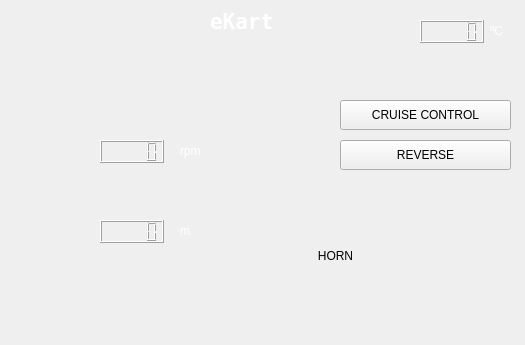
<?xml version="1.0" encoding="UTF-8"?>
<ui version="4.0">
 <class>SecWindow</class>
 <widget class="QDialog" name="SecWindow">
  <property name="geometry">
   <rect>
    <x>0</x>
    <y>0</y>
    <width>525</width>
    <height>345</height>
   </rect>
  </property>
  <property name="palette">
   <palette>
    <active>
     <colorrole role="WindowText">
      <brush brushstyle="SolidPattern">
       <color alpha="255">
        <red>255</red>
        <green>255</green>
        <blue>255</blue>
       </color>
      </brush>
     </colorrole>
    </active>
    <inactive>
     <colorrole role="WindowText">
      <brush brushstyle="SolidPattern">
       <color alpha="255">
        <red>255</red>
        <green>255</green>
        <blue>255</blue>
       </color>
      </brush>
     </colorrole>
    </inactive>
    <disabled>
     <colorrole role="WindowText">
      <brush brushstyle="SolidPattern">
       <color alpha="255">
        <red>143</red>
        <green>146</green>
        <blue>147</blue>
       </color>
      </brush>
     </colorrole>
    </disabled>
   </palette>
  </property>
  <property name="windowTitle">
   <string>eKart</string>
  </property>
  <widget class="QLabel" name="label">
   <property name="geometry">
    <rect>
     <x>210</x>
     <y>10</y>
     <width>71</width>
     <height>22</height>
    </rect>
   </property>
   <property name="palette">
    <palette>
     <active>
      <colorrole role="WindowText">
       <brush brushstyle="SolidPattern">
        <color alpha="255">
         <red>255</red>
         <green>255</green>
         <blue>255</blue>
        </color>
       </brush>
      </colorrole>
      <colorrole role="Button">
       <brush brushstyle="SolidPattern">
        <color alpha="255">
         <red>255</red>
         <green>255</green>
         <blue>255</blue>
        </color>
       </brush>
      </colorrole>
      <colorrole role="Light">
       <brush brushstyle="SolidPattern">
        <color alpha="255">
         <red>255</red>
         <green>255</green>
         <blue>255</blue>
        </color>
       </brush>
      </colorrole>
      <colorrole role="Midlight">
       <brush brushstyle="SolidPattern">
        <color alpha="255">
         <red>255</red>
         <green>255</green>
         <blue>255</blue>
        </color>
       </brush>
      </colorrole>
      <colorrole role="Dark">
       <brush brushstyle="SolidPattern">
        <color alpha="255">
         <red>127</red>
         <green>127</green>
         <blue>127</blue>
        </color>
       </brush>
      </colorrole>
      <colorrole role="Mid">
       <brush brushstyle="SolidPattern">
        <color alpha="255">
         <red>170</red>
         <green>170</green>
         <blue>170</blue>
        </color>
       </brush>
      </colorrole>
      <colorrole role="Text">
       <brush brushstyle="SolidPattern">
        <color alpha="255">
         <red>0</red>
         <green>0</green>
         <blue>0</blue>
        </color>
       </brush>
      </colorrole>
      <colorrole role="BrightText">
       <brush brushstyle="SolidPattern">
        <color alpha="255">
         <red>255</red>
         <green>255</green>
         <blue>255</blue>
        </color>
       </brush>
      </colorrole>
      <colorrole role="ButtonText">
       <brush brushstyle="SolidPattern">
        <color alpha="255">
         <red>0</red>
         <green>0</green>
         <blue>0</blue>
        </color>
       </brush>
      </colorrole>
      <colorrole role="Base">
       <brush brushstyle="SolidPattern">
        <color alpha="255">
         <red>255</red>
         <green>255</green>
         <blue>255</blue>
        </color>
       </brush>
      </colorrole>
      <colorrole role="Window">
       <brush brushstyle="SolidPattern">
        <color alpha="255">
         <red>255</red>
         <green>255</green>
         <blue>255</blue>
        </color>
       </brush>
      </colorrole>
      <colorrole role="Shadow">
       <brush brushstyle="SolidPattern">
        <color alpha="255">
         <red>0</red>
         <green>0</green>
         <blue>0</blue>
        </color>
       </brush>
      </colorrole>
      <colorrole role="AlternateBase">
       <brush brushstyle="SolidPattern">
        <color alpha="255">
         <red>255</red>
         <green>255</green>
         <blue>255</blue>
        </color>
       </brush>
      </colorrole>
      <colorrole role="ToolTipBase">
       <brush brushstyle="SolidPattern">
        <color alpha="255">
         <red>255</red>
         <green>255</green>
         <blue>220</blue>
        </color>
       </brush>
      </colorrole>
      <colorrole role="ToolTipText">
       <brush brushstyle="SolidPattern">
        <color alpha="255">
         <red>0</red>
         <green>0</green>
         <blue>0</blue>
        </color>
       </brush>
      </colorrole>
     </active>
     <inactive>
      <colorrole role="WindowText">
       <brush brushstyle="SolidPattern">
        <color alpha="255">
         <red>255</red>
         <green>255</green>
         <blue>255</blue>
        </color>
       </brush>
      </colorrole>
      <colorrole role="Button">
       <brush brushstyle="SolidPattern">
        <color alpha="255">
         <red>255</red>
         <green>255</green>
         <blue>255</blue>
        </color>
       </brush>
      </colorrole>
      <colorrole role="Light">
       <brush brushstyle="SolidPattern">
        <color alpha="255">
         <red>255</red>
         <green>255</green>
         <blue>255</blue>
        </color>
       </brush>
      </colorrole>
      <colorrole role="Midlight">
       <brush brushstyle="SolidPattern">
        <color alpha="255">
         <red>255</red>
         <green>255</green>
         <blue>255</blue>
        </color>
       </brush>
      </colorrole>
      <colorrole role="Dark">
       <brush brushstyle="SolidPattern">
        <color alpha="255">
         <red>127</red>
         <green>127</green>
         <blue>127</blue>
        </color>
       </brush>
      </colorrole>
      <colorrole role="Mid">
       <brush brushstyle="SolidPattern">
        <color alpha="255">
         <red>170</red>
         <green>170</green>
         <blue>170</blue>
        </color>
       </brush>
      </colorrole>
      <colorrole role="Text">
       <brush brushstyle="SolidPattern">
        <color alpha="255">
         <red>0</red>
         <green>0</green>
         <blue>0</blue>
        </color>
       </brush>
      </colorrole>
      <colorrole role="BrightText">
       <brush brushstyle="SolidPattern">
        <color alpha="255">
         <red>255</red>
         <green>255</green>
         <blue>255</blue>
        </color>
       </brush>
      </colorrole>
      <colorrole role="ButtonText">
       <brush brushstyle="SolidPattern">
        <color alpha="255">
         <red>0</red>
         <green>0</green>
         <blue>0</blue>
        </color>
       </brush>
      </colorrole>
      <colorrole role="Base">
       <brush brushstyle="SolidPattern">
        <color alpha="255">
         <red>255</red>
         <green>255</green>
         <blue>255</blue>
        </color>
       </brush>
      </colorrole>
      <colorrole role="Window">
       <brush brushstyle="SolidPattern">
        <color alpha="255">
         <red>255</red>
         <green>255</green>
         <blue>255</blue>
        </color>
       </brush>
      </colorrole>
      <colorrole role="Shadow">
       <brush brushstyle="SolidPattern">
        <color alpha="255">
         <red>0</red>
         <green>0</green>
         <blue>0</blue>
        </color>
       </brush>
      </colorrole>
      <colorrole role="AlternateBase">
       <brush brushstyle="SolidPattern">
        <color alpha="255">
         <red>255</red>
         <green>255</green>
         <blue>255</blue>
        </color>
       </brush>
      </colorrole>
      <colorrole role="ToolTipBase">
       <brush brushstyle="SolidPattern">
        <color alpha="255">
         <red>255</red>
         <green>255</green>
         <blue>220</blue>
        </color>
       </brush>
      </colorrole>
      <colorrole role="ToolTipText">
       <brush brushstyle="SolidPattern">
        <color alpha="255">
         <red>0</red>
         <green>0</green>
         <blue>0</blue>
        </color>
       </brush>
      </colorrole>
     </inactive>
     <disabled>
      <colorrole role="WindowText">
       <brush brushstyle="SolidPattern">
        <color alpha="255">
         <red>127</red>
         <green>127</green>
         <blue>127</blue>
        </color>
       </brush>
      </colorrole>
      <colorrole role="Button">
       <brush brushstyle="SolidPattern">
        <color alpha="255">
         <red>255</red>
         <green>255</green>
         <blue>255</blue>
        </color>
       </brush>
      </colorrole>
      <colorrole role="Light">
       <brush brushstyle="SolidPattern">
        <color alpha="255">
         <red>255</red>
         <green>255</green>
         <blue>255</blue>
        </color>
       </brush>
      </colorrole>
      <colorrole role="Midlight">
       <brush brushstyle="SolidPattern">
        <color alpha="255">
         <red>255</red>
         <green>255</green>
         <blue>255</blue>
        </color>
       </brush>
      </colorrole>
      <colorrole role="Dark">
       <brush brushstyle="SolidPattern">
        <color alpha="255">
         <red>127</red>
         <green>127</green>
         <blue>127</blue>
        </color>
       </brush>
      </colorrole>
      <colorrole role="Mid">
       <brush brushstyle="SolidPattern">
        <color alpha="255">
         <red>170</red>
         <green>170</green>
         <blue>170</blue>
        </color>
       </brush>
      </colorrole>
      <colorrole role="Text">
       <brush brushstyle="SolidPattern">
        <color alpha="255">
         <red>127</red>
         <green>127</green>
         <blue>127</blue>
        </color>
       </brush>
      </colorrole>
      <colorrole role="BrightText">
       <brush brushstyle="SolidPattern">
        <color alpha="255">
         <red>255</red>
         <green>255</green>
         <blue>255</blue>
        </color>
       </brush>
      </colorrole>
      <colorrole role="ButtonText">
       <brush brushstyle="SolidPattern">
        <color alpha="255">
         <red>127</red>
         <green>127</green>
         <blue>127</blue>
        </color>
       </brush>
      </colorrole>
      <colorrole role="Base">
       <brush brushstyle="SolidPattern">
        <color alpha="255">
         <red>255</red>
         <green>255</green>
         <blue>255</blue>
        </color>
       </brush>
      </colorrole>
      <colorrole role="Window">
       <brush brushstyle="SolidPattern">
        <color alpha="255">
         <red>255</red>
         <green>255</green>
         <blue>255</blue>
        </color>
       </brush>
      </colorrole>
      <colorrole role="Shadow">
       <brush brushstyle="SolidPattern">
        <color alpha="255">
         <red>0</red>
         <green>0</green>
         <blue>0</blue>
        </color>
       </brush>
      </colorrole>
      <colorrole role="AlternateBase">
       <brush brushstyle="SolidPattern">
        <color alpha="255">
         <red>255</red>
         <green>255</green>
         <blue>255</blue>
        </color>
       </brush>
      </colorrole>
      <colorrole role="ToolTipBase">
       <brush brushstyle="SolidPattern">
        <color alpha="255">
         <red>255</red>
         <green>255</green>
         <blue>220</blue>
        </color>
       </brush>
      </colorrole>
      <colorrole role="ToolTipText">
       <brush brushstyle="SolidPattern">
        <color alpha="255">
         <red>0</red>
         <green>0</green>
         <blue>0</blue>
        </color>
       </brush>
      </colorrole>
     </disabled>
    </palette>
   </property>
   <property name="font">
    <font>
     <family>DejaVu Sans Mono</family>
     <pointsize>16</pointsize>
     <weight>75</weight>
     <bold>true</bold>
    </font>
   </property>
   <property name="styleSheet">
    <string notr="true">#label
{
	background-color: transparent;
	background: none;
	border: none;
	background-repeat: none;
}</string>
   </property>
   <property name="text">
    <string>eKart</string>
   </property>
  </widget>
  <widget class="QPushButton" name="left_btt">
   <property name="geometry">
    <rect>
     <x>20</x>
     <y>40</y>
     <width>61</width>
     <height>30</height>
    </rect>
   </property>
   <property name="styleSheet">
    <string notr="true">#left_btt
{
background-color: transparent;
background:none;
border:none;
background-repeat: none;
}</string>
   </property>
   <property name="text">
    <string/>
   </property>
   <property name="icon">
    <iconset resource="images.qrc">
     <normaloff>:/grey-e.png</normaloff>
     <normalon>:/left.png</normalon>
     <disabledon>:/left.png</disabledon>:/grey-e.png</iconset>
   </property>
  </widget>
  <widget class="QPushButton" name="right_btt">
   <property name="geometry">
    <rect>
     <x>90</x>
     <y>40</y>
     <width>61</width>
     <height>30</height>
    </rect>
   </property>
   <property name="styleSheet">
    <string notr="true">#right_btt
{
background-color: transparent;
border-image: url(:right.png);
background:none;
border:none;
background-repeat: none;
}</string>
   </property>
   <property name="text">
    <string/>
   </property>
  </widget>
  <widget class="QPushButton" name="logout_btt">
   <property name="geometry">
    <rect>
     <x>460</x>
     <y>280</y>
     <width>51</width>
     <height>51</height>
    </rect>
   </property>
   <property name="styleSheet">
    <string notr="true">#logout_btt
{
background-color: transparent;
border-image: url(:logout);
background:none;
border:none;
background-repeat: none;
}</string>
   </property>
   <property name="text">
    <string/>
   </property>
   <property name="iconSize">
    <size>
     <width>15</width>
     <height>15</height>
    </size>
   </property>
  </widget>
  <widget class="QPushButton" name="horn_btt">
   <property name="geometry">
    <rect>
     <x>270</x>
     <y>210</y>
     <width>131</width>
     <height>91</height>
    </rect>
   </property>
   <property name="styleSheet">
    <string notr="true">#horn_btt
{
background-color: transparent;
border-image: url(:red.png);
background:none;
border:none;
background-repeat: none;
}</string>
   </property>
   <property name="text">
    <string>HORN</string>
   </property>
  </widget>
  <widget class="QPushButton" name="cr_btt">
   <property name="geometry">
    <rect>
     <x>340</x>
     <y>100</y>
     <width>171</width>
     <height>30</height>
    </rect>
   </property>
   <property name="styleSheet">
    <string notr="true"/>
   </property>
   <property name="text">
    <string>CRUISE CONTROL</string>
   </property>
  </widget>
  <widget class="QPushButton" name="rever_btt">
   <property name="geometry">
    <rect>
     <x>340</x>
     <y>140</y>
     <width>171</width>
     <height>30</height>
    </rect>
   </property>
   <property name="styleSheet">
    <string notr="true"/>
   </property>
   <property name="text">
    <string>REVERSE</string>
   </property>
  </widget>
  <widget class="QLabel" name="distance_label">
   <property name="geometry">
    <rect>
     <x>100</x>
     <y>140</y>
     <width>68</width>
     <height>22</height>
    </rect>
   </property>
   <property name="palette">
    <palette>
     <active>
      <colorrole role="WindowText">
       <brush brushstyle="SolidPattern">
        <color alpha="255">
         <red>255</red>
         <green>255</green>
         <blue>255</blue>
        </color>
       </brush>
      </colorrole>
     </active>
     <inactive>
      <colorrole role="WindowText">
       <brush brushstyle="SolidPattern">
        <color alpha="255">
         <red>255</red>
         <green>255</green>
         <blue>255</blue>
        </color>
       </brush>
      </colorrole>
     </inactive>
     <disabled>
      <colorrole role="WindowText">
       <brush brushstyle="SolidPattern">
        <color alpha="255">
         <red>143</red>
         <green>146</green>
         <blue>147</blue>
        </color>
       </brush>
      </colorrole>
     </disabled>
    </palette>
   </property>
   <property name="text">
    <string/>
   </property>
  </widget>
  <widget class="QLabel" name="label_3">
   <property name="geometry">
    <rect>
     <x>180</x>
     <y>140</y>
     <width>68</width>
     <height>22</height>
    </rect>
   </property>
   <property name="palette">
    <palette>
     <active>
      <colorrole role="WindowText">
       <brush brushstyle="SolidPattern">
        <color alpha="255">
         <red>255</red>
         <green>255</green>
         <blue>255</blue>
        </color>
       </brush>
      </colorrole>
     </active>
     <inactive>
      <colorrole role="WindowText">
       <brush brushstyle="SolidPattern">
        <color alpha="255">
         <red>255</red>
         <green>255</green>
         <blue>255</blue>
        </color>
       </brush>
      </colorrole>
     </inactive>
     <disabled>
      <colorrole role="WindowText">
       <brush brushstyle="SolidPattern">
        <color alpha="255">
         <red>143</red>
         <green>146</green>
         <blue>147</blue>
        </color>
       </brush>
      </colorrole>
     </disabled>
    </palette>
   </property>
   <property name="styleSheet">
    <string notr="true">#label_3
{
	background-color: transparent;
	background: none;
	border: none;
	background-repeat: none;
}</string>
   </property>
   <property name="text">
    <string>rpm</string>
   </property>
  </widget>
  <widget class="QLabel" name="label_2">
   <property name="geometry">
    <rect>
     <x>10</x>
     <y>120</y>
     <width>81</width>
     <height>61</height>
    </rect>
   </property>
   <property name="styleSheet">
    <string notr="true">#label_2
{
	background-color: transparent;
	background: none;
	border: none;
	background-repeat: none;
}</string>
   </property>
   <property name="text">
    <string/>
   </property>
   <property name="pixmap">
    <pixmap resource="images.qrc">:/speedometer.png</pixmap>
   </property>
   <property name="scaledContents">
    <bool>true</bool>
   </property>
  </widget>
  <widget class="QLabel" name="label_4">
   <property name="geometry">
    <rect>
     <x>370</x>
     <y>10</y>
     <width>51</width>
     <height>51</height>
    </rect>
   </property>
   <property name="styleSheet">
    <string notr="true">#label_4
{
	background-color: transparent;
	background: none;
	border: none;
	background-repeat: none;
}</string>
   </property>
   <property name="text">
    <string/>
   </property>
   <property name="pixmap">
    <pixmap resource="images.qrc">:/temp.png</pixmap>
   </property>
   <property name="scaledContents">
    <bool>true</bool>
   </property>
  </widget>
  <widget class="QLabel" name="label_5">
   <property name="geometry">
    <rect>
     <x>20</x>
     <y>210</y>
     <width>71</width>
     <height>51</height>
    </rect>
   </property>
   <property name="styleSheet">
    <string notr="true">#label_5
{
	background-color: transparent;
	background: none;
	border: none;
	background-repeat: none;
}</string>
   </property>
   <property name="text">
    <string/>
   </property>
   <property name="pixmap">
    <pixmap resource="images.qrc">:/distancemeter.png</pixmap>
   </property>
   <property name="scaledContents">
    <bool>true</bool>
   </property>
  </widget>
  <widget class="QLabel" name="label_7">
   <property name="geometry">
    <rect>
     <x>180</x>
     <y>220</y>
     <width>68</width>
     <height>22</height>
    </rect>
   </property>
   <property name="palette">
    <palette>
     <active>
      <colorrole role="WindowText">
       <brush brushstyle="SolidPattern">
        <color alpha="255">
         <red>255</red>
         <green>255</green>
         <blue>255</blue>
        </color>
       </brush>
      </colorrole>
     </active>
     <inactive>
      <colorrole role="WindowText">
       <brush brushstyle="SolidPattern">
        <color alpha="255">
         <red>255</red>
         <green>255</green>
         <blue>255</blue>
        </color>
       </brush>
      </colorrole>
     </inactive>
     <disabled>
      <colorrole role="WindowText">
       <brush brushstyle="SolidPattern">
        <color alpha="255">
         <red>143</red>
         <green>146</green>
         <blue>147</blue>
        </color>
       </brush>
      </colorrole>
     </disabled>
    </palette>
   </property>
   <property name="styleSheet">
    <string notr="true">#label_7
{
	background-color: transparent;
	background: none;
	border: none;
	background-repeat: none;
}</string>
   </property>
   <property name="text">
    <string>m</string>
   </property>
  </widget>
  <widget class="QLabel" name="label_8">
   <property name="geometry">
    <rect>
     <x>490</x>
     <y>20</y>
     <width>68</width>
     <height>22</height>
    </rect>
   </property>
   <property name="palette">
    <palette>
     <active>
      <colorrole role="WindowText">
       <brush brushstyle="SolidPattern">
        <color alpha="255">
         <red>255</red>
         <green>255</green>
         <blue>255</blue>
        </color>
       </brush>
      </colorrole>
      <colorrole role="Button">
       <brush brushstyle="SolidPattern">
        <color alpha="255">
         <red>255</red>
         <green>255</green>
         <blue>255</blue>
        </color>
       </brush>
      </colorrole>
      <colorrole role="Light">
       <brush brushstyle="SolidPattern">
        <color alpha="255">
         <red>255</red>
         <green>255</green>
         <blue>255</blue>
        </color>
       </brush>
      </colorrole>
      <colorrole role="Midlight">
       <brush brushstyle="SolidPattern">
        <color alpha="255">
         <red>255</red>
         <green>255</green>
         <blue>255</blue>
        </color>
       </brush>
      </colorrole>
      <colorrole role="Dark">
       <brush brushstyle="SolidPattern">
        <color alpha="255">
         <red>127</red>
         <green>127</green>
         <blue>127</blue>
        </color>
       </brush>
      </colorrole>
      <colorrole role="Mid">
       <brush brushstyle="SolidPattern">
        <color alpha="255">
         <red>170</red>
         <green>170</green>
         <blue>170</blue>
        </color>
       </brush>
      </colorrole>
      <colorrole role="Text">
       <brush brushstyle="SolidPattern">
        <color alpha="255">
         <red>0</red>
         <green>0</green>
         <blue>0</blue>
        </color>
       </brush>
      </colorrole>
      <colorrole role="BrightText">
       <brush brushstyle="SolidPattern">
        <color alpha="255">
         <red>255</red>
         <green>255</green>
         <blue>255</blue>
        </color>
       </brush>
      </colorrole>
      <colorrole role="ButtonText">
       <brush brushstyle="SolidPattern">
        <color alpha="255">
         <red>0</red>
         <green>0</green>
         <blue>0</blue>
        </color>
       </brush>
      </colorrole>
      <colorrole role="Base">
       <brush brushstyle="SolidPattern">
        <color alpha="255">
         <red>255</red>
         <green>255</green>
         <blue>255</blue>
        </color>
       </brush>
      </colorrole>
      <colorrole role="Window">
       <brush brushstyle="SolidPattern">
        <color alpha="255">
         <red>255</red>
         <green>255</green>
         <blue>255</blue>
        </color>
       </brush>
      </colorrole>
      <colorrole role="Shadow">
       <brush brushstyle="SolidPattern">
        <color alpha="255">
         <red>0</red>
         <green>0</green>
         <blue>0</blue>
        </color>
       </brush>
      </colorrole>
      <colorrole role="AlternateBase">
       <brush brushstyle="SolidPattern">
        <color alpha="255">
         <red>255</red>
         <green>255</green>
         <blue>255</blue>
        </color>
       </brush>
      </colorrole>
      <colorrole role="ToolTipBase">
       <brush brushstyle="SolidPattern">
        <color alpha="255">
         <red>255</red>
         <green>255</green>
         <blue>220</blue>
        </color>
       </brush>
      </colorrole>
      <colorrole role="ToolTipText">
       <brush brushstyle="SolidPattern">
        <color alpha="255">
         <red>0</red>
         <green>0</green>
         <blue>0</blue>
        </color>
       </brush>
      </colorrole>
     </active>
     <inactive>
      <colorrole role="WindowText">
       <brush brushstyle="SolidPattern">
        <color alpha="255">
         <red>255</red>
         <green>255</green>
         <blue>255</blue>
        </color>
       </brush>
      </colorrole>
      <colorrole role="Button">
       <brush brushstyle="SolidPattern">
        <color alpha="255">
         <red>255</red>
         <green>255</green>
         <blue>255</blue>
        </color>
       </brush>
      </colorrole>
      <colorrole role="Light">
       <brush brushstyle="SolidPattern">
        <color alpha="255">
         <red>255</red>
         <green>255</green>
         <blue>255</blue>
        </color>
       </brush>
      </colorrole>
      <colorrole role="Midlight">
       <brush brushstyle="SolidPattern">
        <color alpha="255">
         <red>255</red>
         <green>255</green>
         <blue>255</blue>
        </color>
       </brush>
      </colorrole>
      <colorrole role="Dark">
       <brush brushstyle="SolidPattern">
        <color alpha="255">
         <red>127</red>
         <green>127</green>
         <blue>127</blue>
        </color>
       </brush>
      </colorrole>
      <colorrole role="Mid">
       <brush brushstyle="SolidPattern">
        <color alpha="255">
         <red>170</red>
         <green>170</green>
         <blue>170</blue>
        </color>
       </brush>
      </colorrole>
      <colorrole role="Text">
       <brush brushstyle="SolidPattern">
        <color alpha="255">
         <red>0</red>
         <green>0</green>
         <blue>0</blue>
        </color>
       </brush>
      </colorrole>
      <colorrole role="BrightText">
       <brush brushstyle="SolidPattern">
        <color alpha="255">
         <red>255</red>
         <green>255</green>
         <blue>255</blue>
        </color>
       </brush>
      </colorrole>
      <colorrole role="ButtonText">
       <brush brushstyle="SolidPattern">
        <color alpha="255">
         <red>0</red>
         <green>0</green>
         <blue>0</blue>
        </color>
       </brush>
      </colorrole>
      <colorrole role="Base">
       <brush brushstyle="SolidPattern">
        <color alpha="255">
         <red>255</red>
         <green>255</green>
         <blue>255</blue>
        </color>
       </brush>
      </colorrole>
      <colorrole role="Window">
       <brush brushstyle="SolidPattern">
        <color alpha="255">
         <red>255</red>
         <green>255</green>
         <blue>255</blue>
        </color>
       </brush>
      </colorrole>
      <colorrole role="Shadow">
       <brush brushstyle="SolidPattern">
        <color alpha="255">
         <red>0</red>
         <green>0</green>
         <blue>0</blue>
        </color>
       </brush>
      </colorrole>
      <colorrole role="AlternateBase">
       <brush brushstyle="SolidPattern">
        <color alpha="255">
         <red>255</red>
         <green>255</green>
         <blue>255</blue>
        </color>
       </brush>
      </colorrole>
      <colorrole role="ToolTipBase">
       <brush brushstyle="SolidPattern">
        <color alpha="255">
         <red>255</red>
         <green>255</green>
         <blue>220</blue>
        </color>
       </brush>
      </colorrole>
      <colorrole role="ToolTipText">
       <brush brushstyle="SolidPattern">
        <color alpha="255">
         <red>0</red>
         <green>0</green>
         <blue>0</blue>
        </color>
       </brush>
      </colorrole>
     </inactive>
     <disabled>
      <colorrole role="WindowText">
       <brush brushstyle="SolidPattern">
        <color alpha="255">
         <red>127</red>
         <green>127</green>
         <blue>127</blue>
        </color>
       </brush>
      </colorrole>
      <colorrole role="Button">
       <brush brushstyle="SolidPattern">
        <color alpha="255">
         <red>255</red>
         <green>255</green>
         <blue>255</blue>
        </color>
       </brush>
      </colorrole>
      <colorrole role="Light">
       <brush brushstyle="SolidPattern">
        <color alpha="255">
         <red>255</red>
         <green>255</green>
         <blue>255</blue>
        </color>
       </brush>
      </colorrole>
      <colorrole role="Midlight">
       <brush brushstyle="SolidPattern">
        <color alpha="255">
         <red>255</red>
         <green>255</green>
         <blue>255</blue>
        </color>
       </brush>
      </colorrole>
      <colorrole role="Dark">
       <brush brushstyle="SolidPattern">
        <color alpha="255">
         <red>127</red>
         <green>127</green>
         <blue>127</blue>
        </color>
       </brush>
      </colorrole>
      <colorrole role="Mid">
       <brush brushstyle="SolidPattern">
        <color alpha="255">
         <red>170</red>
         <green>170</green>
         <blue>170</blue>
        </color>
       </brush>
      </colorrole>
      <colorrole role="Text">
       <brush brushstyle="SolidPattern">
        <color alpha="255">
         <red>127</red>
         <green>127</green>
         <blue>127</blue>
        </color>
       </brush>
      </colorrole>
      <colorrole role="BrightText">
       <brush brushstyle="SolidPattern">
        <color alpha="255">
         <red>255</red>
         <green>255</green>
         <blue>255</blue>
        </color>
       </brush>
      </colorrole>
      <colorrole role="ButtonText">
       <brush brushstyle="SolidPattern">
        <color alpha="255">
         <red>127</red>
         <green>127</green>
         <blue>127</blue>
        </color>
       </brush>
      </colorrole>
      <colorrole role="Base">
       <brush brushstyle="SolidPattern">
        <color alpha="255">
         <red>255</red>
         <green>255</green>
         <blue>255</blue>
        </color>
       </brush>
      </colorrole>
      <colorrole role="Window">
       <brush brushstyle="SolidPattern">
        <color alpha="255">
         <red>255</red>
         <green>255</green>
         <blue>255</blue>
        </color>
       </brush>
      </colorrole>
      <colorrole role="Shadow">
       <brush brushstyle="SolidPattern">
        <color alpha="255">
         <red>0</red>
         <green>0</green>
         <blue>0</blue>
        </color>
       </brush>
      </colorrole>
      <colorrole role="AlternateBase">
       <brush brushstyle="SolidPattern">
        <color alpha="255">
         <red>255</red>
         <green>255</green>
         <blue>255</blue>
        </color>
       </brush>
      </colorrole>
      <colorrole role="ToolTipBase">
       <brush brushstyle="SolidPattern">
        <color alpha="255">
         <red>255</red>
         <green>255</green>
         <blue>220</blue>
        </color>
       </brush>
      </colorrole>
      <colorrole role="ToolTipText">
       <brush brushstyle="SolidPattern">
        <color alpha="255">
         <red>0</red>
         <green>0</green>
         <blue>0</blue>
        </color>
       </brush>
      </colorrole>
     </disabled>
    </palette>
   </property>
   <property name="styleSheet">
    <string notr="true">#label_8
{
	background-color: transparent;
	background: none;
	border: none;
	background-repeat: none;
}</string>
   </property>
   <property name="text">
    <string>ºC</string>
   </property>
  </widget>
  <widget class="QLCDNumber" name="lcdNumber">
   <property name="geometry">
    <rect>
     <x>100</x>
     <y>140</y>
     <width>64</width>
     <height>23</height>
    </rect>
   </property>
  </widget>
  <widget class="QLCDNumber" name="lcdNumber_2">
   <property name="geometry">
    <rect>
     <x>420</x>
     <y>20</y>
     <width>64</width>
     <height>23</height>
    </rect>
   </property>
  </widget>
  <widget class="QLCDNumber" name="lcdNumber_3">
   <property name="geometry">
    <rect>
     <x>100</x>
     <y>220</y>
     <width>64</width>
     <height>23</height>
    </rect>
   </property>
  </widget>
 </widget>
 <resources>
  <include location="images.qrc"/>
 </resources>
 <connections/>
</ui>
